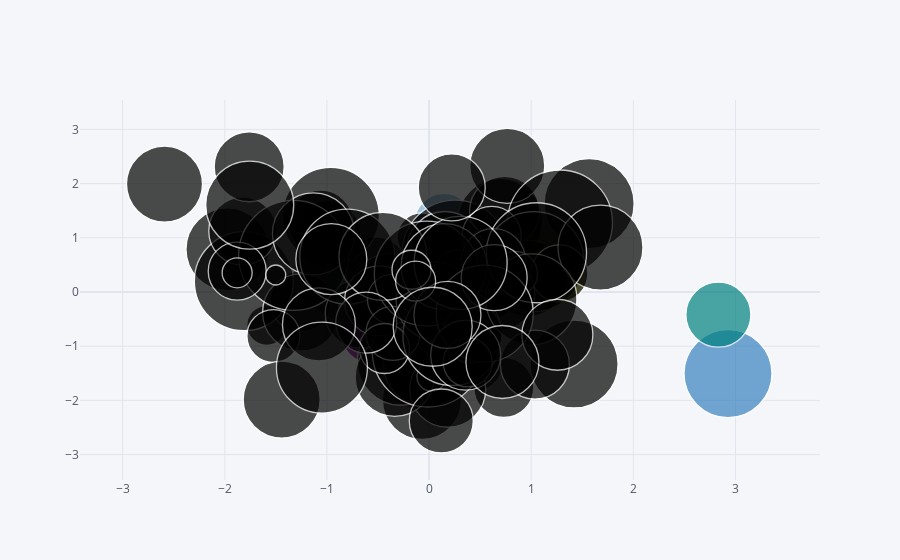

This figure's notebook cell:
### Code cell
df.iplot(kind="bubble",x="A",y="B",size="C")
